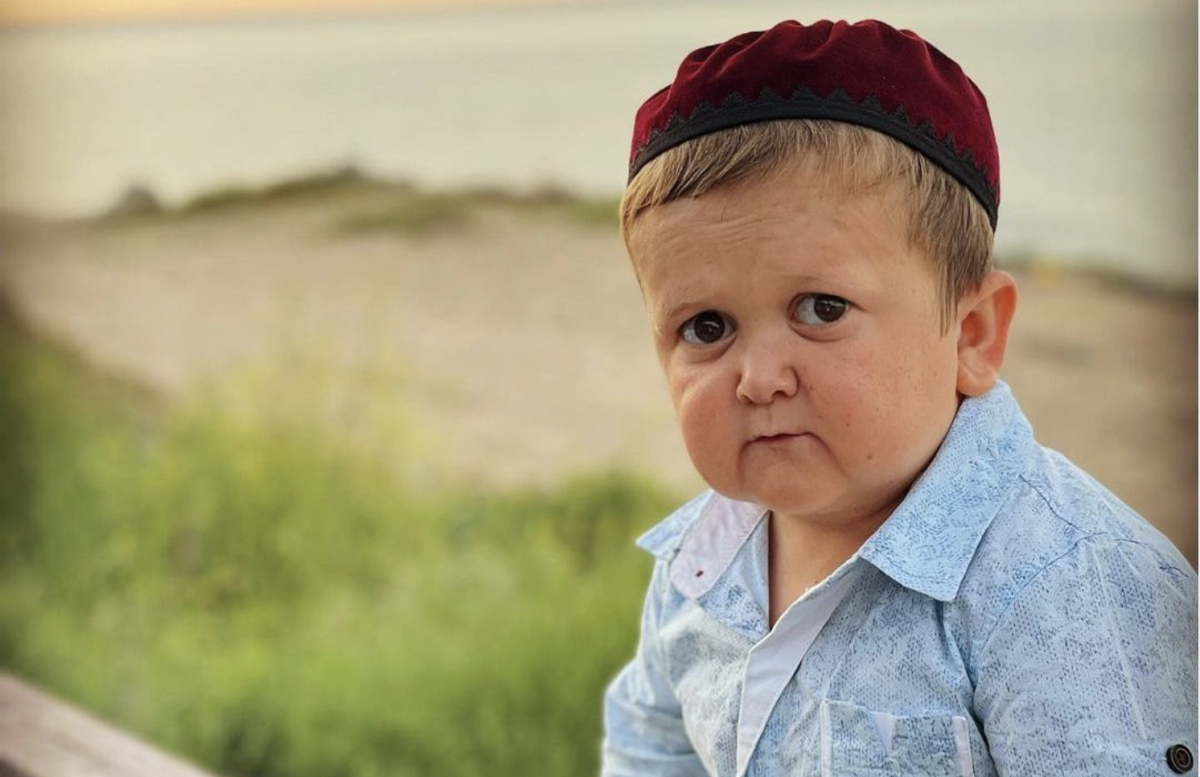
#> input picture old.png, 1200 x 777 px
$ jupyter execute --allow-errors task_solution.ipynb
#> lines starting #> are read from the running program, lines starting #| are printed output that depends on the picture
# Task: Image processing

| Name | يوسف محمود محمد عبدالمنعم |
| - | - |
| Section | 6 |
| Academic ID | 1800323 |
| Supervised by Dr. | Ahmed Alkousy |

## Task Description
Q) Apply a histogram to each image color channel, then increase the contrast , and after that reduce the brightness in all channels in any image from your chouse and then apply the histogram of the modifications

[cell 1]
import matplotlib.pyplot as plt
import cv2
import numpy as np

### helper functions

[cell 2]
def plot_image(image_1, image_2,title_1="Orignal", title_2="New Image"):
    plt.figure(figsize=(10,10))
    plt.subplot(1, 2, 1)
    plt.imshow(cv2.cvtColor(image_1,cv2.COLOR_BGR2RGB))
    plt.title(title_1)
    plt.subplot(1, 2, 2)
    plt.imshow(cv2.cvtColor(image_2,cv2.COLOR_BGR2RGB))
    plt.title(title_2)
    plt.show()

[cell 3]
def plot_hist(old_image, new_image,title_old="Orignal", title_new="New Image"):
    intensity_values=np.array([x for x in range(256)])
    plt.subplot(1, 2, 1)
    plt.bar(intensity_values, cv2.calcHist([old_image],[0],None,[256],[0,256])[:,0],width = 5)
    plt.title(title_old)
    plt.xlabel('intensity')
    plt.subplot(1, 2, 2)
    plt.bar(intensity_values, cv2.calcHist([new_image],[0],None,[256],[0,256])[:,0],width = 5)
    plt.title(title_new)
    plt.xlabel('intensity')
    plt.show()

[cell 4]
old_image = cv2.imread("old.png")
#> old_image is the input picture: shape (777, 1200, 3); mean B, G, R 127.3, 157.1, 164.8
plt.figure(figsize=(10,10))
#> (the rest of this cell did not finish here and is left out)

### Calculating Histogram for the original image

[cell 5]
color = ('blue','green','red')
#> (the rest of this cell did not finish here and is left out)

### Brightness and contrast adjustments
- constrast (multiplying pixel by a constant)
- Brightness (decrementing pixel by a constant)

Here we apply contrast and Brightness to each channel (red, green, blue)

[cell 6]
alpha = 2 # Simple contrast control
beta = 5   # Simple brightness control
new_image = cv2.convertScaleAbs(old_image, alpha=alpha, beta=beta)
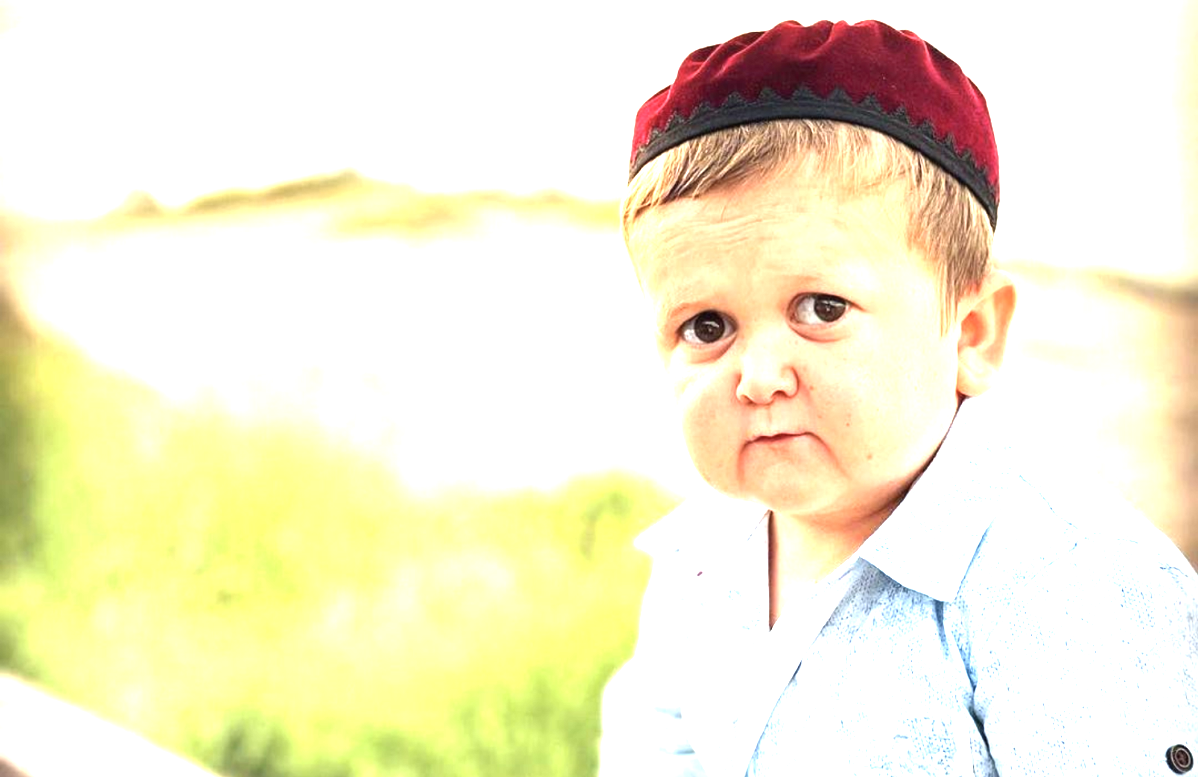
#> new_image: shape (777, 1200, 3); mean B, G, R 210.3, 239.5, 244.9

[cell 7]
plot_image(old_image, new_image, "original", "new image")
#> in plot_image, `plt.show()`:
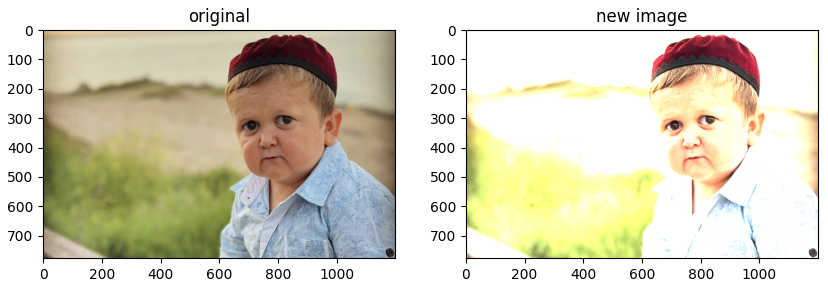
#> figure drawn by matplotlib, 2 panels
